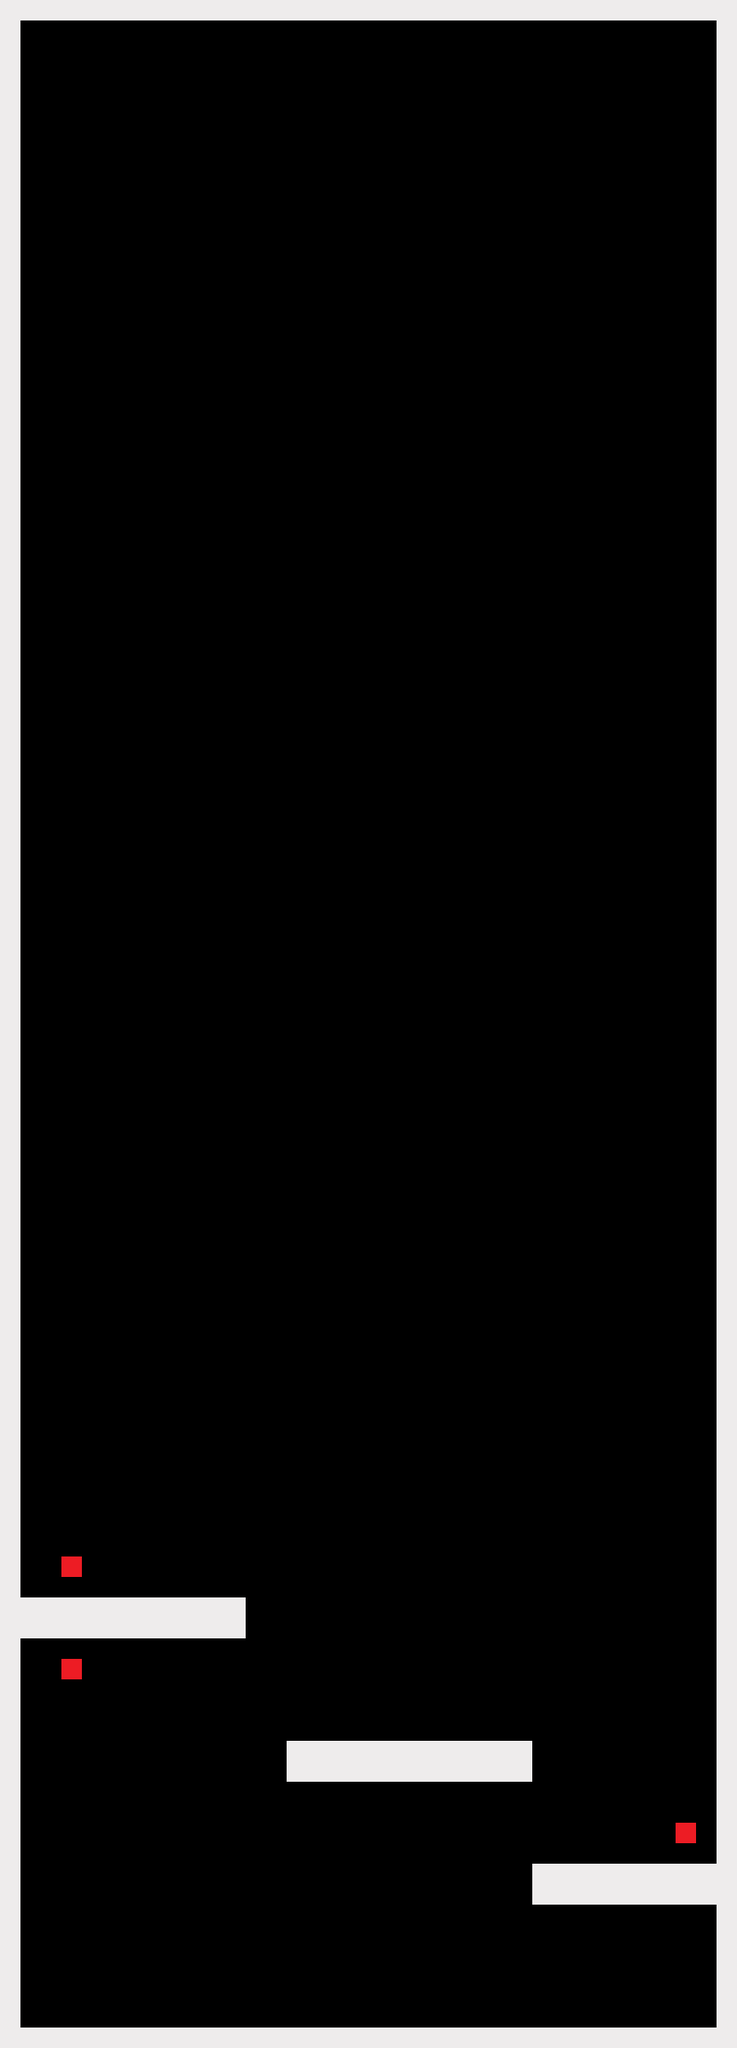

This is a level from a 2D game, rendered from its Tiled map with the project's own tilesets. A one-line summary and the map file follow, with tile-layer data summarised:
An orthogonal 36x100 tile map with 25x25 px tiles, 2 tile layers (CollisionLayer, TargetLayer), 2 tilesets.

<map version="1.0" orientation="orthogonal" renderorder="right-down" width="36" height="100" tilewidth="25" tileheight="25" nextobjectid="5">
 <tileset firstgid="1" name="White and Trans" tilewidth="25" tileheight="25">
  <image source="../img/tilesets/whiteAndTransp.png" width="50" height="25" />
  <tile id="0">
   <properties>
    <property name="tileType" value="solid" />
   </properties>
  </tile>
  <tile id="1">
   <properties>
    <property name="tileType" value="air" />
   </properties>
  </tile>
 </tileset>
 <tileset firstgid="3" name="targetTile" tilewidth="25" tileheight="25">
  <image source="../img/tilesets/targetTile.png" width="25" height="25" />
  <tile id="0">
   <properties>
    <property name="tileType" value="target" />
   </properties>
  </tile>
 </tileset>
 <layer name="CollisionLayer" width="36" height="100">
  <data>[3600 cells, 3600 non-empty, 2 distinct tile ids]</data>
 </layer>
 <layer name="TargetLayer" width="36" height="100">
  <data>[3600 cells, 3 non-empty, 1 distinct tile ids]</data>
 </layer>
</map>